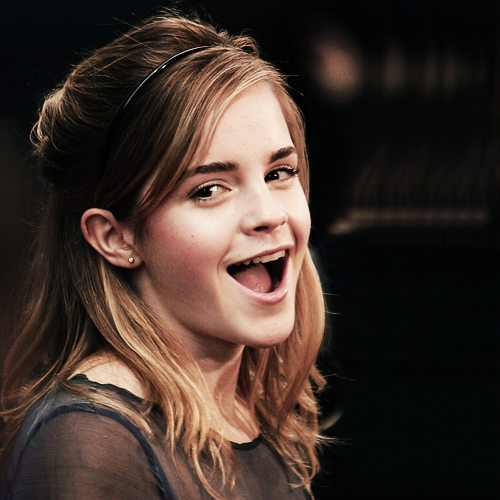
#> input picture emma.png, 500 x 500 px
$ python write.py
#> lines starting #> are read from the running program, lines starting #| are printed output that depends on the picture
### zigzag.py
# Zigzag scan of a matrix
# Argument is a two-dimensional matrix of any size,
# not strictly a square one.
# Function returns a 1-by-(m*n) array,
# where m and n are sizes of an input matrix,
# consisting of its items scanned by a zigzag method.
#
# Matlab Code:
# Alexey S. Sokolov a.k.a. nICKEL, Moscow, Russia
# June 2007
# alex.nickel@gmail.com

import numpy as np

def zigzag(input):
    #initializing the variables
    #----------------------------------
    h = 0
    v = 0

    vmin = 0
    hmin = 0

    vmax = input.shape[0]
    hmax = input.shape[1]

    #print(vmax ,hmax )

    i = 0

    output = np.zeros(( vmax * hmax))
    #----------------------------------

    while ((v < vmax) and (h < hmax)):

        if ((h + v) % 2) == 0:                 # going up

            if (v == vmin):
            	#print(1)
                output[i] = input[v, h]        # if we got to the first line

                if (h == hmax):
                    v = v + 1
                else:
                    h = h + 1

                i = i + 1

            elif ((h == hmax -1 ) and (v < vmax)):   # if we got to the last column
            	#print(2)
            	output[i] = input[v, h]
            	v = v + 1
            	i = i + 1

            elif ((v > vmin) and (h < hmax -1 )):    # all other cases
            	#print(3)
            	output[i] = input[v, h]
            	v = v - 1
            	h = h + 1
            	i = i + 1


        else:                                    # going down

        	if ((v == vmax -1) and (h <= hmax -1)):       # if we got to the last line
        		#print(4)
        		output[i] = input[v, h]
        		h = h + 1
        		i = i + 1

        	elif (h == hmin):                  # if we got to the first column
        		#print(5)
        		output[i] = input[v, h]

        		if (v == vmax -1):
        			h = h + 1
        		else:
        			v = v + 1

        		i = i + 1

        	elif ((v < vmax -1) and (h > hmin)):     # all other cases
        		#print(6)
        		output[i] = input[v, h]
        		v = v + 1
        		h = h - 1
        		i = i + 1


        if ((v == vmax-1) and (h == hmax-1)):          # bottom right element
        	#print(7)
        	output[i] = input[v, h]
        	break

    #print ('v:',v,', h:',h,', i:',i)
    return output


# Inverse zigzag scan of a matrix
# Arguments are: a 1-by-m*n array,
# where m & n are vertical & horizontal sizes of an output matrix.
# Function returns a two-dimensional matrix of defined sizes,
# consisting of input array items gathered by a zigzag method.
#
# Matlab Code:
# Alexey S. Sokolov a.k.a. nICKEL, Moscow, Russia
# June 2007
# alex.nickel@gmail.com


# [80 lines left out: function inverse_zigzag, not called in this run]

### write.py
# Jpeg encoding

import cv2
import numpy as np
import math

# import zigzag functions
from zigzag import *


def get_run_length_encoding(image):
    i = 0
    skip = 0
    stream = []
    bitstream = ""
    image = image.astype(int)
    while i < image.shape[0]:
        if image[i] != 0:
            stream.append((image[i],skip))
            bitstream = bitstream + str(image[i])+ " " +str(skip)+ " "
            skip = 0
        else:
            skip = skip + 1
        i = i + 1

    return bitstream

# defining block size
block_size = 8

# Quantization Matrix
QUANTIZATION_MAT = np.array([[16,11,10,16,24,40,51,61],[12,12,14,19,26,58,60,55],[14,13,16,24,40,57,69,56 ],[14,17,22,29,51,87,80,62],[18,22,37,56,68,109,103,77],[24,35,55,64,81,104,113,92],[49,64,78,87,103,121,120,101],[72,92,95,98,112,100,103,99]])
print(QUANTIZATION_MAT)

# reading image in grayscale
img = cv2.imread('emma.png', cv2.IMREAD_GRAYSCALE)
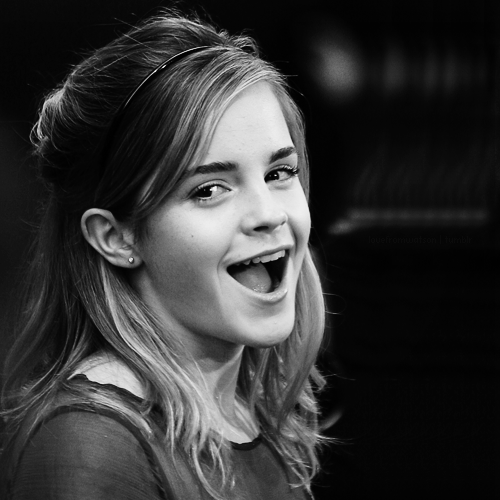
#> img: shape (500, 500); min 0, max 242, mean 52
#img = np.array([[255,255,227,204,204,203,192,217],[215,189,167,166,160,135,167,244],[169,115,99,99,99,82,127,220],[146,90,86,88,84,63,195,189],[255,255,231,239,240,182,251,232],[255,255,21,245,226,169,229,247],[255,255,222,251,174,209,174,163],[255,255,221,184,205,248,249,220]])

print("Image read : ")
print(img)
#> (printed output is left out)

# get size of the image
[h , w] = img.shape
#> h = 500; w = 500


##################### step 1 #####################
# compute number of blocks by diving height and width of image by block size

# you need to convert h and w to float to get the right number
height = h
#> height = 500
width = w
#> width = 500
h = np.float32(h) ##### your code #####
w = np.float32(w) ##### your code #####

# to cover the whole image the number of blocks should be ceiling of the division of image size by block size
# at the end convert it to int

# number of blocks in height
nbh = math.ceil(h/block_size)##### your code #####
#> nbh = 63
nbh = np.int32(nbh)

# number of blocks in width
nbw = math.ceil(w/block_size)##### your code #####
#> nbw = 63
nbw = np.int32(nbw)

##################### step 2 #####################

# Pad the image, because sometime image size is not dividable to block size
# get the size of padded image by multiplying block size by number of blocks in height/width

# height of padded image
H =  block_size * nbh##### your code #####
#> H = 504

# width of padded image
W =  block_size * nbw##### your code #####
#> W = 504

# create a numpy zero matrix with size of H,W
padded_img = np.zeros((H,W))

# copy the values of img  into padded_img[0:h,0:w]
for i in range(height):
        for j in range(width):
                pixel = img[i,j]
                padded_img[i,j] = pixel ##### your code #####
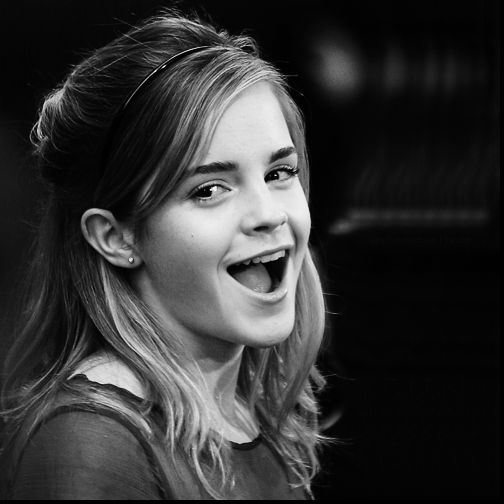
#> padded_img: shape (504, 504) float64; min 0, max 242, mean 51.2

# or this other way here
#padded_img[0:h,0:w] = img[0:h,0:w]

print("Padded images :")
print(padded_img.astype(int))
#> (printed output is left out)
cv2.imwrite('uncompressed.bmp', np.uint8(padded_img))

#cv2.imshow('input padded image', np.uint8(padded_img).astype(int))


# start encoding:
# divide image into block size by block size (here: 8-by-8) blocks
# To each block apply 2D discrete cosine transform
# reorder DCT coefficients in zig-zag order
# reshaped it back to block size by block size (here: 8-by-8)


# iterate over blocks
for i in range(nbh):

        # Compute start row index of the block
        row_ind_1 = i*block_size

        # Compute end row index of the block
        row_ind_2 = row_ind_1+block_size

        for j in range(nbw):

            # Compute start column index of the block
            col_ind_1 = j*block_size

            # Compute end column index of the block
            col_ind_2 = col_ind_1+block_size

            # select the current block we want to process using calculated indices
            block = padded_img[ row_ind_1 : row_ind_2 , col_ind_1 : col_ind_2 ]

            # apply 2D discrete cosine transform to the selected block
            # you should use opencv dct function
            print("BLOCK : ",i,j)
            print(block)
            DCT = cv2.dct(block)

            print("Box : DCT",i,j)
            print(DCT.astype(int))

            DCT_normalized = np.divide(DCT,QUANTIZATION_MAT).astype(int)
            print("AFTER QUantization")
            print(DCT_normalized)

            # reorder DCT coefficients in zig zag order by calling zigzag function
            # it will give you a one dimentional array
            reordered = zigzag(DCT_normalized)
            # reshape the reorderd array back to (block size by block size) (here: 8-by-8)
            reshaped= np.reshape(reordered, (block_size, block_size))

            # copy reshaped matrix into padded_img on current block corresponding indices
            padded_img[row_ind_1 : row_ind_2 , col_ind_1 : col_ind_2] = reshaped
            print()
            print()
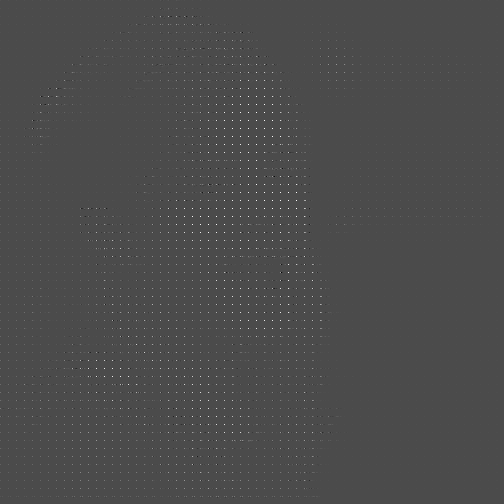
#> padded_img: shape (504, 504) float64; min -50, max 118, mean 0.4; drawn with min black and max white

cv2.imshow('encoded image', np.uint8(padded_img))
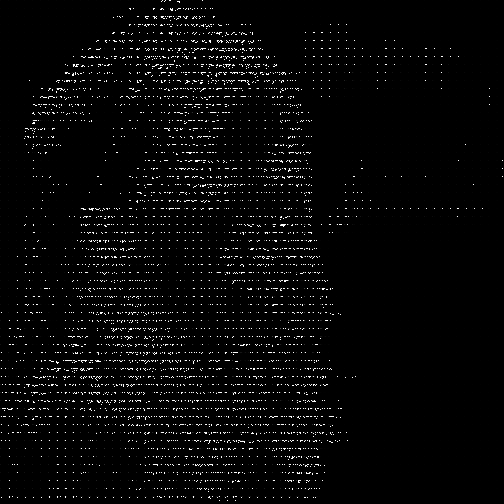
#> window 'encoded image': shape (504, 504); min 0, max 255, mean 7.1

print("DCT matrix FINAL")
print(padded_img.astype(int))
arranged = padded_img.flatten()
#arranged = np.reshape(padded_img.astype(int),(1,padded_img.size))
print(arranged.astype(int))
print()
bitstream = get_run_length_encoding(arranged)
bitstream = str(padded_img.shape[0]) + " " + str(padded_img.shape[1]) + " " + bitstream + ";"

print("Bitstream : ")
print(bitstream)

##################### step 4 #####################
# write h, w, block_size and padded_img into txt files at the end of encoding

# write padded_img into 'encoded.txt' file. You can use np.savetxt function.
#np.savetxt('encoded.txt',bitstream)##### your code #####

# write [h, w, block_size] into size.txt. You can use np.savetxt function.
#np.savetxt('size.txt',[h, w, block_size])##### your code #####
file1 = open("image.txt","w")
file1.write(bitstream)
file1.close()

##################################################

cv2.waitKey(0)
cv2.destroyAllWindows()
